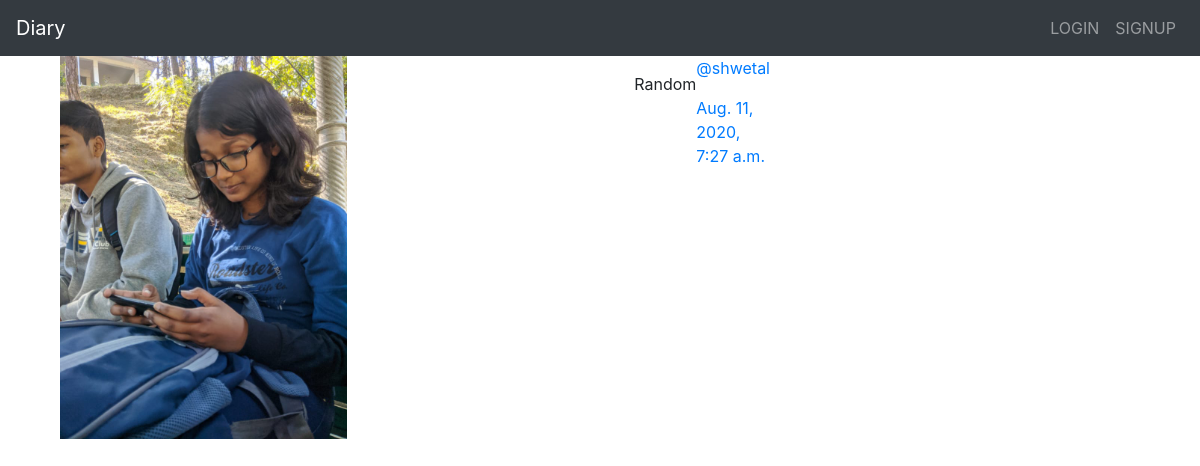
The app's page /blogs/by/shwetal/22/ with its own data.
### blogs/models.py (models this page shows, shortened)
class Blog(models.Model):
    user = models.ForeignKey(User, related_name='blogs', on_delete=models.CASCADE)
    message = models.TextField(unique=False, blank=True)
    created_at = models.DateTimeField(auto_now=True)
    message_html = models.TextField(editable=False)
    blog_image = models.ImageField(default='', upload_to='', blank=False, null=False )
    class Meta:
        ordering = ['-created_at']
        unique_together = ['user', 'message']

### blogs/views.py (the view)
# urls.py: url(r"by/(?P<username>[-\w]+)/(?P<pk>\d+)/$",views.BlogDetailView.as_view(),name="single"),
class BlogDetailView(SelectRelatedMixin, generic.DetailView):
    model = models.Blog
    select_related= ('user',)
    def get_queryset(self):
        queryset = super().get_queryset()
        return queryset.filter(
            user__username__iexact=self.kwargs.get("username")
        )

### blogs/templates/blogs/blog_detail.html
{% extends 'blogs/blog_base.html' %}
{% block blog_content %}
    <div class="col-md-8">
        {% include 'blogs/_blog.html' %}
    </div>
{% endblock %}

### blogs/templates/blogs/_blog.html (shortened to what this page needs)
<div class="blog media">
    <div class="blog-image-div">
        <img class="blog-image" src='{{blog.blog_image.url}}' alt="no image for this blog" width="50%">
    </div>
    <div class="">
        <p>{{blog.message_html|safe}}</p>
    </div>
    <div class="media-body">
            <span class="username">
                <p><a href="{% url 'blogs:for_user' username=blog.user.username %}">@{{blog.user.username}}</a></p>
            </span>
            <time class="time">
                <p><a href="{% url 'blogs:single' username=blog.user.username pk=blog.pk %}">{{blog.created_at}}</a></p>
            </time>
    </div>
</div>

### records on screen
Blog: blog_image (picture), message_html "Random", user.username "shwetal", created_at "Aug. 11, 2020, 7:27 a.m."
